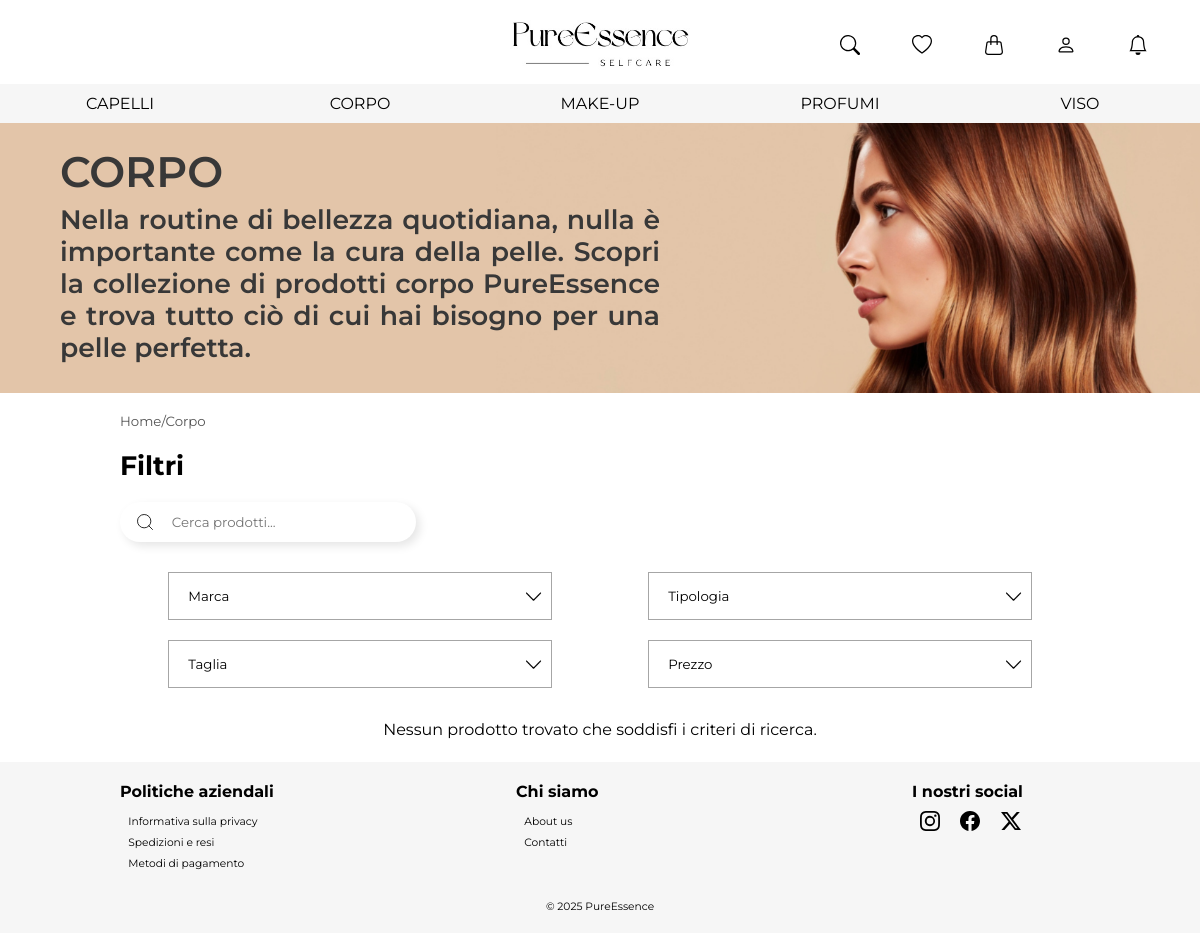
The app's page /sito/prodotti_categoria.php?categoria=corpo with its own data.
### tables this page shows
create table CATEGORIA (
     nome varchar(50) not null,
     descrizione tinytext not null,
     constraint IDCATEGORIA primary key (nome));

### sito/prodotti_categoria.php (called while the page is built, shortened)
<?php
require_once 'setup.php';
$categoria = $_GET["categoria"];
$marcaFiltro = $_GET["marca"] ?? [];
$sottocategoriaFiltro = $_GET['sottocategoria'] ?? [];
$tagliaFiltro = $_GET['taglia'] ?? [];
$prezzoFiltro = $_GET['prezzo'] ?? [];
$search = trim($_GET['search'] ?? '');
$brandList = $dbh->getBrand($categoria);
$subcategoryList = $dbh->getSubcategory($categoria);
$sizeList = $dbh->getSize($categoria);
$priceList = $dbh->getPrice($categoria);
$templateParams["titolo"] = "PureEssence - Prodotti $categoria";
$templateParams["categorie"] = $dbh->getCategories();
$templateParams["descrizioneCategoria"] = $dbh->getDescriptionByCategories($categoria);
$templateParams["prodotti"] = $dbh->getProductByCategories($categoria, $marcaFiltro, $sottocategoriaFiltro, $tagliaFiltro, $prezzoFiltro, $search);
$templateParams["categoriaSelezionata"] = $categoria;
$templateParams["main"] = "prodotti_categoria_contenuto.php";
$templateParams["marcafiltri"] = $brandList;
$templateParams["sottocategoriafiltri"] = $subcategoryList;
$templateParams["taglieprodottofiltri"] = $sizeList;
$templateParams["prezzoprodottofiltri"] = $priceList;
require 'templates/base.php';
?>

### sito/database/database.php (called while the page is built, shortened)
<?php
class DatabaseHelper{
    private $db;
    public function __construct($server, $username, $password, $dbName) {
        $this->db = new mysqli($server, $username, $password, $dbName);
    }
    public function getCategories() {
        $statement = $this->db->prepare("SELECT * FROM categoria LIMIT 5");
        $statement->execute();
        $result = $statement->get_result();
        return $result->fetch_all(MYSQLI_ASSOC);
    }
    public function getDescriptionByCategories($categoria){
        $statement= $this->db->prepare("SELECT descrizione FROM categoria WHERE nome= ?");
        $statement->bind_param("s", $categoria);
        $statement->execute();
        $result = $statement->get_result();
        $row = $result->fetch_assoc();
        return $row ? $row['descrizione'] : null;
    }
    public function getProductByCategories($categoria, $marche = [], $sottocategorie = [], $taglie = [], $prezzi = [], $search = '') {
    $query = "SELECT p.*, MIN(d.prezzo) as prezzo,
              SUBSTRING_INDEX(GROUP_CONCAT(d.taglia ORDER BY d.prezzo ASC), ',', 1) as taglia
              FROM PRODOTTO p
              JOIN SOTTOCATEGORIA s ON p.sottocategoria = s.nome
              JOIN CATEGORIA c ON s.categoria = c.nome
              LEFT JOIN DISPONIBILITÀ d ON p.IDprodotto = d.IDprodotto
              WHERE c.nome = ?";
    $params = [$categoria];
    $types = "s";
    $query .= " GROUP BY p.IDprodotto";
    $stmt = $this->db->prepare($query);
    $stmt->bind_param($types, ...$params);
    $stmt->execute();
    $result = $stmt->get_result();
    return $result->fetch_all(MYSQLI_ASSOC);
}
    public function getBrand($categoria){
        $statement= $this->db->prepare("SELECT DISTINCT p.marca FROM PRODOTTO p JOIN SOTTOCATEGORIA s ON p.sottocategoria = s.nome JOIN CATEGORIA c ON s.categoria = c.nome WHERE c.nome = ?");
        $statement->bind_param("s", $categoria);
        $statement->execute();
        $result = $statement->get_result();
        return $result->fetch_all(MYSQLI_ASSOC);
    }
    public function getSubcategory($categoria){
        $statement= $this->db->prepare("SELECT DISTINCT p.sottocategoria FROM PRODOTTO p JOIN SOTTOCATEGORIA s ON p.sottocategoria = s.nome JOIN CATEGORIA c ON s.categoria = c.nome WHERE c.nome = ?");
        $statement->bind_param("s", $categoria);
        $statement->execute();
        $result = $statement->get_result();
        return $result->fetch_all(MYSQLI_ASSOC);
    }
}
?>

### sito/setup.php (called while the page is built, shortened)
<?php
require_once 'database/database.php';
$dbh = new DatabaseHelper("localhost", "root", "", "pureessence");
?>

### sito/templates/base.php (the view, shortened to what this page needs)
<!DOCTYPE html>
<html lang="it">
    <head>
        <link rel="stylesheet" type="text/css" href="style/style.css"/>
    </head>
    <body>
        <header class="site-header">
            <div><a href="index.php"><img src="<?php echo LOCAL_IMG_DIR."logo.png"; ?> " alt="Home Page" /></a>
            </div><nav><ul>
                <li><a href="#" title="Cerca" <?php if(isset($_SESSION["tipoUtente"]) && $_SESSION["tipoUtente"] == "venditore") {echo 'hidden="true"';} ?>>
                    <button class="search-btn">
                        <img src="<?php echo LOCAL_IMG_DIR."search.svg"; ?>" alt="Cerca" />
                    </button></a>
                </li><li><a href="wishlist.php"  <?php if(isset($_SESSION["tipoUtente"]) && $_SESSION["tipoUtente"] == "venditore") {echo 'hidden="true"';} ?>><img src="<?php echo LOCAL_IMG_DIR."heart.svg"; ?>" alt="Preferiti" /></a>
                </li><li><a href="cart.php"><img src="<?php echo LOCAL_IMG_DIR."handbag.svg"; ?>" <?php if(isset($_SESSION["tipoUtente"]) && $_SESSION["tipoUtente"] == "venditore") {echo 'hidden="true"';} ?> alt="Carrello" /></a>
                </li><li><a href="profile.php"><img src="<?php echo LOCAL_IMG_DIR."person.svg"; ?>" alt="Profilo" /></a>
                </li><li><a href="notifications.php"><img src="<?php echo LOCAL_IMG_DIR."bell.svg"; ?>" alt="Notifiche" /></a></li>
        </ul></nav>
        </header>
        <nav>
            <ul>
                <?php foreach($templateParams["categorie"] as $categoria): ?><li><a href="prodotti_categoria.php?categoria=<?php echo urlencode($categoria["nome"]); ?>"><?php echo strtoupper($categoria["nome"]); ?></a></li><?php endforeach; ?>
            </ul>
        </nav>
        <main>
            <?php
                if (isset($templateParams["main"])) {
                    require($templateParams["main"]);
                }
            ?>
        </main>
        <footer>
            <section>
                <header><h2>Politiche aziendali</h2></header>
                <nav><ul>
                    <li><a href="privacy.php">Informativa sulla privacy</a></li>
                    <li><a href="shipping.php">Spedizioni e resi</a></li>
                    <li><a href="payments.php">Metodi di pagamento</a></li>
                </ul></nav>
            </section><section>
                <header><h2>Chi siamo</h2></header>
                <nav><ul>
                    <li><a href="about.php">About us</a></li>
                    <li><a href="contacts.php">Contatti</a></li>
                </ul></nav>
            </section><section>
                <header><h2>I nostri social</h2></header>
                <nav><ul>
                    <li><a href="#"><img src="<?php echo LOCAL_IMG_DIR."instagram.svg"; ?>" alt="Instagram" /></a>
                    </li><li><a href="#"><img src="<?php echo LOCAL_IMG_DIR."facebook.svg"; ?>" alt="Facebook" /></a>
                    </li><li><a href="#"><img src="<?php echo LOCAL_IMG_DIR."twitter-x.svg"; ?>" alt="X o Twitter" /></a></li>
                </ul></nav>
            </section>
            <p>© 2025 PureEssence</p>
        </footer>
    </body>
</html>

### sito/style/style.css (style rules this page uses)
body { font-family: 'Montserrat', sans-serif; }
body, header, h1, h2 { margin: 0; padding: 0; }
ul { list-style: none; padding: 0; }
a { text-decoration: none; color: black; }
body > header { background-color: white; padding-top: 20px; padding-bottom: 10px; position:fixed; top: 0; box-sizing: border-box; width: 100%; z-index: 1000; }
body > header > nav { box-sizing: border-box; width: 30%; display: inline-block; }
body > header > nav a img { height: 12px; margin-bottom: 12.5px; }
body > header > div { box-sizing: border-box; width: 40%; display: inline-block; }
body > header > div > a > img { display: block; margin-left: auto; margin-right: auto; height: 30px; }
body > header > nav > ul { margin: 0; }
body > header > nav > ul > li { display: inline-block; width: 20%; }
body > nav { display: none; z-index: 100; }
body > main { margin-top: 64px; background-color: white; }
body > footer { background-color: #f6f6f6; }
body > footer > section { margin-left: 10%; box-sizing: border-box; width: 23%; display: inline-block; vertical-align: top; padding-top: 20px; }
body > footer > section > header > h2 { font-size: 12pt; font-weight: bold; }
body > footer > section > nav > ul { margin-top: 10px; padding-left: 3%; }
body > footer > section > nav > ul > li { font-size: 8pt; line-height: 200%; }
body > footer > section > nav > ul > li > a > img { height: 15px; }
body > footer > p { text-align: center; font-size: 8pt; margin-top: 10px; margin-bottom: 0; padding-bottom: 20px; }
body > header > nav:last-of-type > ul > li:first-child .search-btn { background: white; border: none; cursor: pointer; transition: background-color 0.3s ease, border-color 0.3s ease; display: contents; }
@media screen and (min-width: 992px) { body > header > div > a > img { height: 50px; } }
@media screen and (min-width: 992px) { body > header > nav a img { height: 20px; margin-bottom: 15px; } }
@media screen and (min-width: 992px) { body > nav { top: 83.5px; display: block; position: fixed; margin: 0; padding: 0; width: 100%; background-color: #f6f6f6; } }
@media screen and (min-width: 992px) { body > nav > ul { margin: 0; padding-top: 10px; padding-bottom: 10px; } }
@media screen and (min-width: 992px) { body > nav > ul > li { display: inline-block; width: 20%; text-align: center; } }
@media screen and (min-width: 992px) { body > nav > ul > li > a { font-size: 12pt; } }
@media screen and (min-width: 992px) { body > main { margin-top: 122.5px; } }
@media screen and (min-width: 992px) { body > footer > section:nth-child(3) > nav > ul > li { display: inline-block; width: 15%; } }
@media screen and (min-width: 992px) { body > footer > section > nav > ul > li > a > img { height: 20px; } }

### records on screen
categoria: nome "CAPELLI"
categoria: nome "CORPO"
categoria: nome "MAKE-UP"
categoria: nome "PROFUMI"
categoria: nome "VISO"

### other values on screen
$templateParams['categoriaSelezionata'] "CORPO"
$templateParams["descrizioneCategoria"] "Nella routine di bellezza quotidiana, nulla è importante come la cura della pelle. Scopri la collezione di prodotti corpo PureEssence e trova tutto ciò di cui hai bisogno per una pelle perfetta."
$templateParams['categoriaSelezionata'] "Corpo"
